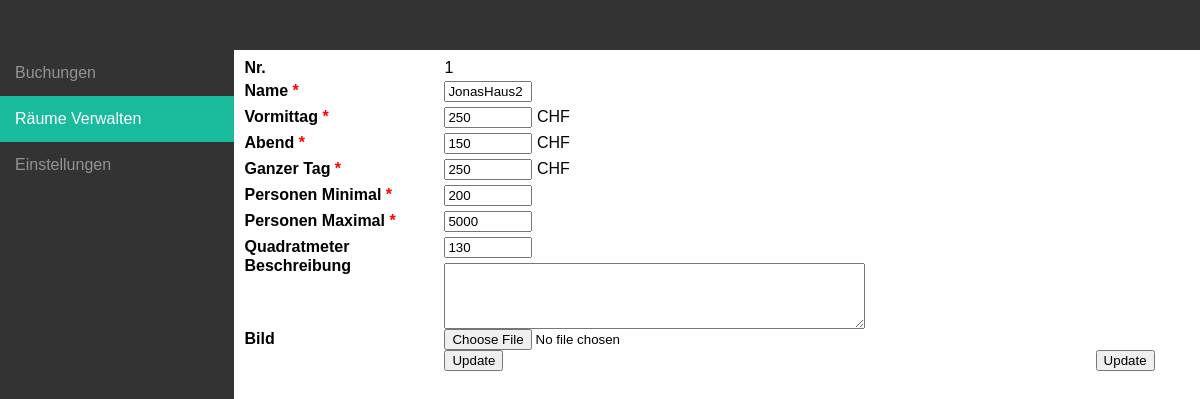
/slyadmin/roomEdit.php?roomid=1, run on the app's committed database.
### tables this page shows
CREATE TABLE IF NOT EXISTS `room` (
  `ID` int(10) unsigned NOT NULL AUTO_INCREMENT,
  `name` varchar(60) NOT NULL,
  `description` text NOT NULL,
  `price_morning` float NOT NULL,
  `price_afternoon` float NOT NULL,
  `price_wholeday` float NOT NULL,
  `person_min` smallint(5) unsigned NOT NULL,
  `person_max` smallint(5) unsigned NOT NULL,
  `squaremeters` varchar(60) NOT NULL,
  `booking_id` int(10) unsigned DEFAULT NULL,
  PRIMARY KEY (`ID`),
  KEY `booking_id` (`booking_id`)
);

### slyadmin/roomEdit.php (the view, shortened to what this page needs)
<?php
require_once('../includes/db.php');
if(isset($_GET['roomid'])) {
	$roomid = $_GET['roomid'];
	$query="SELECT * FROM room WHERE ID='$roomid'";
	$db_query=mysqli_query($db,$query);
	$room = mysqli_fetch_array($db_query, MYSQL_ASSOC);
}
?>
<!DOCTYPE html>
<html>
	<head>
		<link href="../css/reset.css" type="text/css" rel="stylesheet">
		<link href="../css/slyadmin.css" type="text/css" rel="stylesheet">
	</head>
	<body>
		<div id="page">
			<div id="topArea">
			</div>
			<div id="sideBar">
				<a href="index.php">Buchungen</a>
				<span class="activeSidebar">R&auml;ume Verwalten</span>
				<a href="settings.php">Einstellungen</a>
			</div>
			<div id="mainArea">
			 	<form enctype="multipart/form-data" method="POST" accept="image/*" style="padding:10px" action="<?php $_PHP_SELF ?>">
					<table class="roomOverview">
						<?php if(!empty($room['ID'])){?>
						<tr>
							<th>Nr.</th>
							<td class="roomEdit"><span><?php if(!empty($room['ID'])){echo $room['ID'];}?></span></td>
						</tr>
						<?php }?>
						<tr>
							<th>Name <span class="required">*</span></th>
							<td class="roomEdit"><input name="name" type="text" style="width:80px;margin-top:5px" value="<?php if(!empty($room['name'])){echo $room['name'];}?>" required /></td>
						</tr>
						<tr>
							<th>Vormittag <span class="required">*</span></th>
							<td class="roomEdit"><input name="price_morning" type="text" style="width:80px;margin-top:5px" value="<?php if(!empty($room['price_morning'])){echo $room['price_morning'];}?>" required /> CHF</td>
						</tr>
						<tr>
							<th>Abend <span class="required">*</span></th>
							<td class="roomEdit"><input name="price_afternoon" type="text" style="width:80px;margin-top:5px" value="<?php if(!empty($room['price_afternoon'])){echo $room['price_afternoon'];}?>" required /> CHF</td>
						</tr>
						<tr>
							<th>Ganzer Tag <span class="required">*</span></th>
							<td class="roomEdit"><input name="price_wholeday" type="text" style="width:80px;margin-top:5px" value="<?php if(!empty($room['price_wholeday'])){echo $room['price_wholeday'];}?>" required /> CHF</td>
						</tr>
						<tr>
							<th>Personen Minimal <span class="required">*</span></th>
							<td class="roomEdit"><input name="person_min" type="text" style="width:80px;margin-top:5px" value="<?php if(!empty($room['person_min'])){echo $room['person_min'];}?>" required /></td>
						</tr>
						<tr>
							<th>Personen Maximal <span class="required">*</span></th>
							<td class="roomEdit"><input name="person_max" type="text" style="width:80px;margin-top:5px" value="<?php if(!empty($room['person_max'])){echo $room['person_max'];}?>" required /></td>
						</tr>
						<tr>
							<th>Quadratmeter</th>
							<td class="roomEdit"><input name="squaremeters" type="text" style="width:80px;margin-top:5px" value="<?php if(!empty($room['squaremeters'])){echo $room['squaremeters'];}?>" /></td>
						</tr>
						<tr>
							<th>Beschreibung</th>
							<td class="roomEdit"><textarea name="description" rows="4" cols="50" style="margin-top:5px;vertical-align: top"><?php if(!empty($room['description'])){echo $room['description'];}?></textarea></td>
						</tr>
						<tr>
							<th>Bild</th>
							<td class="roomEdit">
							 <input name="fileToUpload" type="file"  id="fileToUpload">
							</td>
						</tr>
						<tr>
							<th></th>
							<td class="roomEdit"><?php if(isset($_GET['roomid'])){?><input type="submit" name="update" value="Update"><?php }else{?><input type="submit" name="submit" value="Submit"><?php }?></td>
							<td class="roomEdit"><?php if(isset($_GET['roomid'])){?><input type="submit" name="update" value="Update"><?}else{?><input type="submit" name="submit" value="Speichern"><?}?></td>
						</tr>
					</table>
				</form>
			</div>
		</div>
	</body>
</html>

### css/slyadmin.css (style rules this page uses)
html { font-family: "Verdana", Arial, sand-serif !important; height: 100%; }
body { height: 100%; }
a { text-decoration:none !important; }
table { width:100% !important; }
th { text-align:left; font-weight:bold; width: 200px; }
.required { color:red; }
#page { height: 100%; }
#topArea { background-color:#333333; height:50px; }
#sideBar { display:inline-block; background-color:#333333; width:20%; height:100%; margin-right: -10px; }
#sideBar a { display:block; padding-left:15px; padding-top:15px; padding-bottom:15px; color:#939391 !important; }
.activeSidebar { background-color:#1abb9c; color:white !important; display:block; padding-left:15px; padding-top:15px; padding-bottom:15px; }
#mainArea { display:inline-block; background-color:white; min-height:100%; vertical-align:top; width: 80.2%; }

### data on the page
room: ID "1", name "JonasHaus2", price_morning "250", price_afternoon "150", price_wholeday "250", person_min "200", person_max "5000", squaremeters "130"
